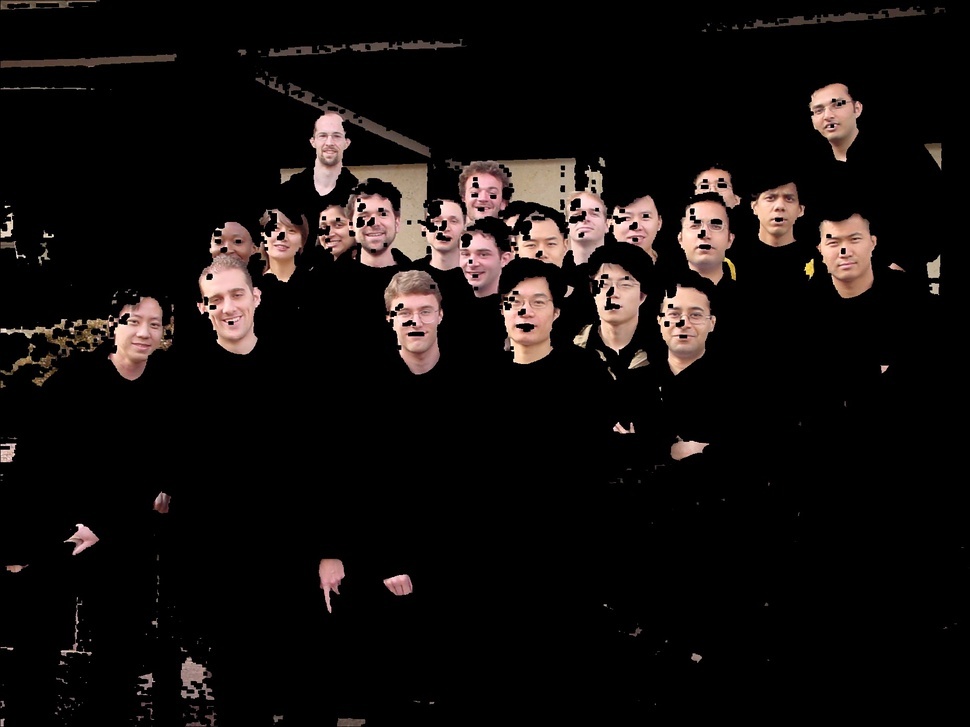
#> input picture Images/Image/skin.jpg, 970 x 727 px, shrunk from 1856 x 1392 before the run, found by its file name
$ python thresholding.py
#> lines starting #> are read from the running program, lines starting #| are printed output that depends on the picture; after the words box and inside, x2 and y2 are one past the last pixel; in counts of white or black regions, pixels touching at a corner belong together
import cv2
import numpy as np
from matplotlib import pyplot as plt

# Đọc ảnh từ file
img = cv2.imread('D:\workspace\DA Python XLA\Image\skin.jpg', cv2.IMREAD_GRAYSCALE)
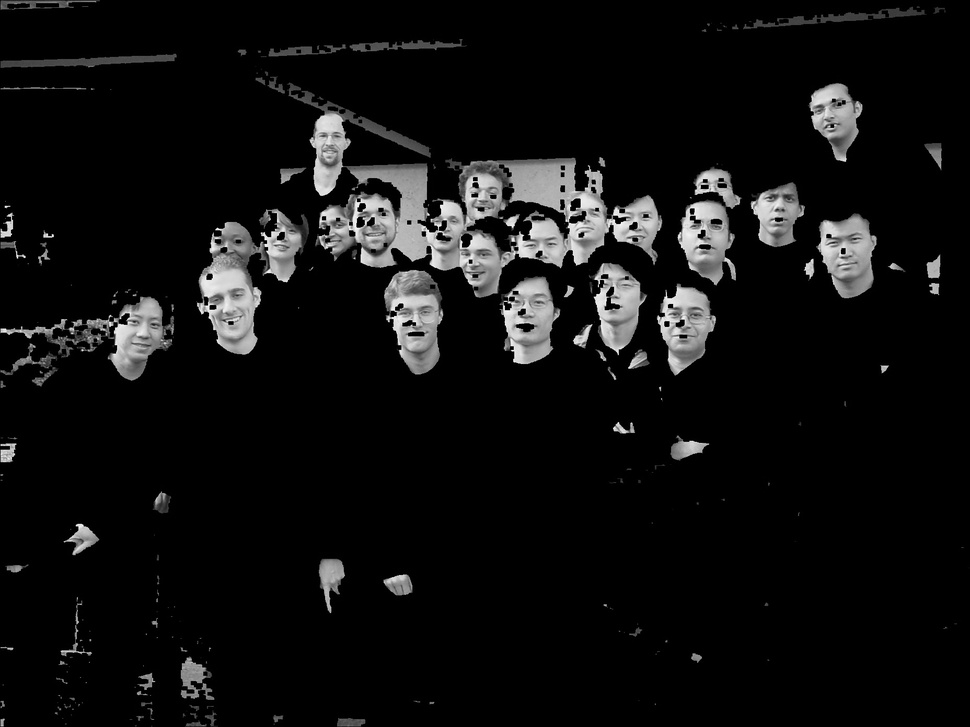
#> img: shape (727, 970); min 0, max 255, mean 16.6

# Áp dụng ngưỡng để gán giá trị 0 cho các điểm ảnh nhỏ hơn 50
_, thresholded = cv2.threshold(img, 50, 255, cv2.THRESH_BINARY)
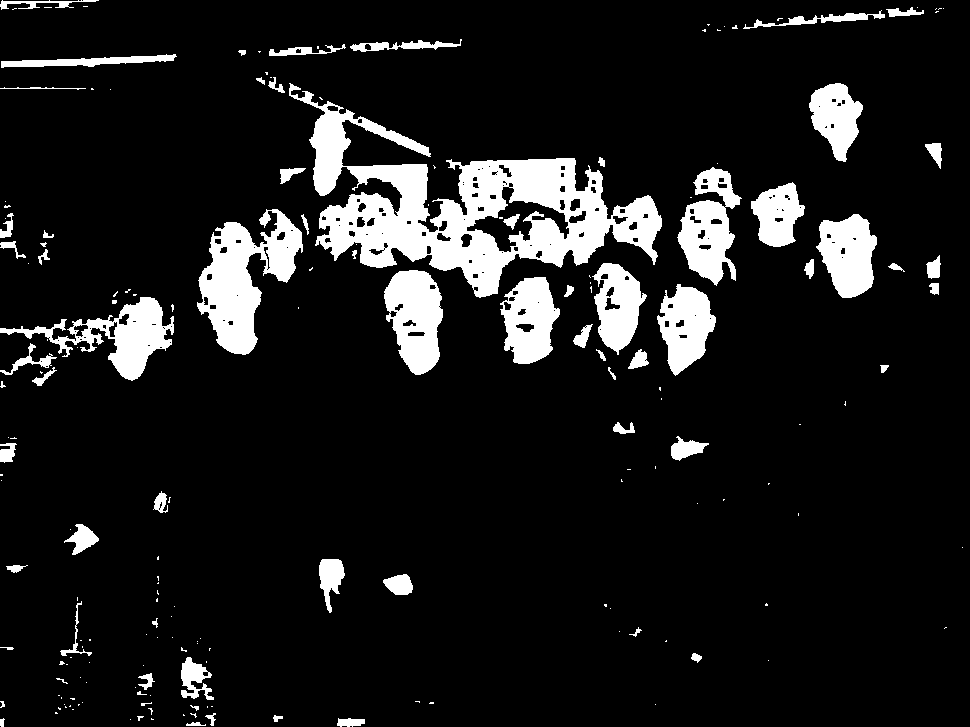
#> thresholded: shape (727, 970); 10.8% white; 190 white regions (121 under 20 px), largest, box (x1, y1, x2, y2) and area: (289, 83, 662, 298) 26333, (197, 209, 303, 355) 7448, (0, 297, 174, 381) 4505

# Hiển thị ảnh gốc và ảnh sau khi áp dụng ngưỡng
plt.subplot(121), plt.imshow(img, 'gray'), plt.title('Original Image')
plt.subplot(122), plt.imshow(thresholded, 'gray'), plt.title('Thresholded Image')
cv2.imwrite('D:/thresholded.jpg', thresholded)
plt.show()
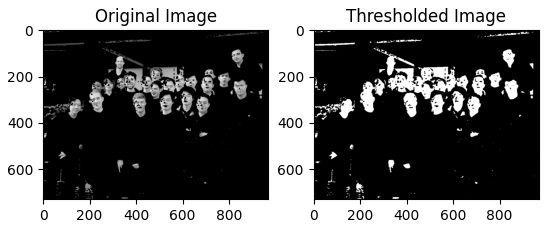
#> figure drawn by matplotlib, 2 panels
